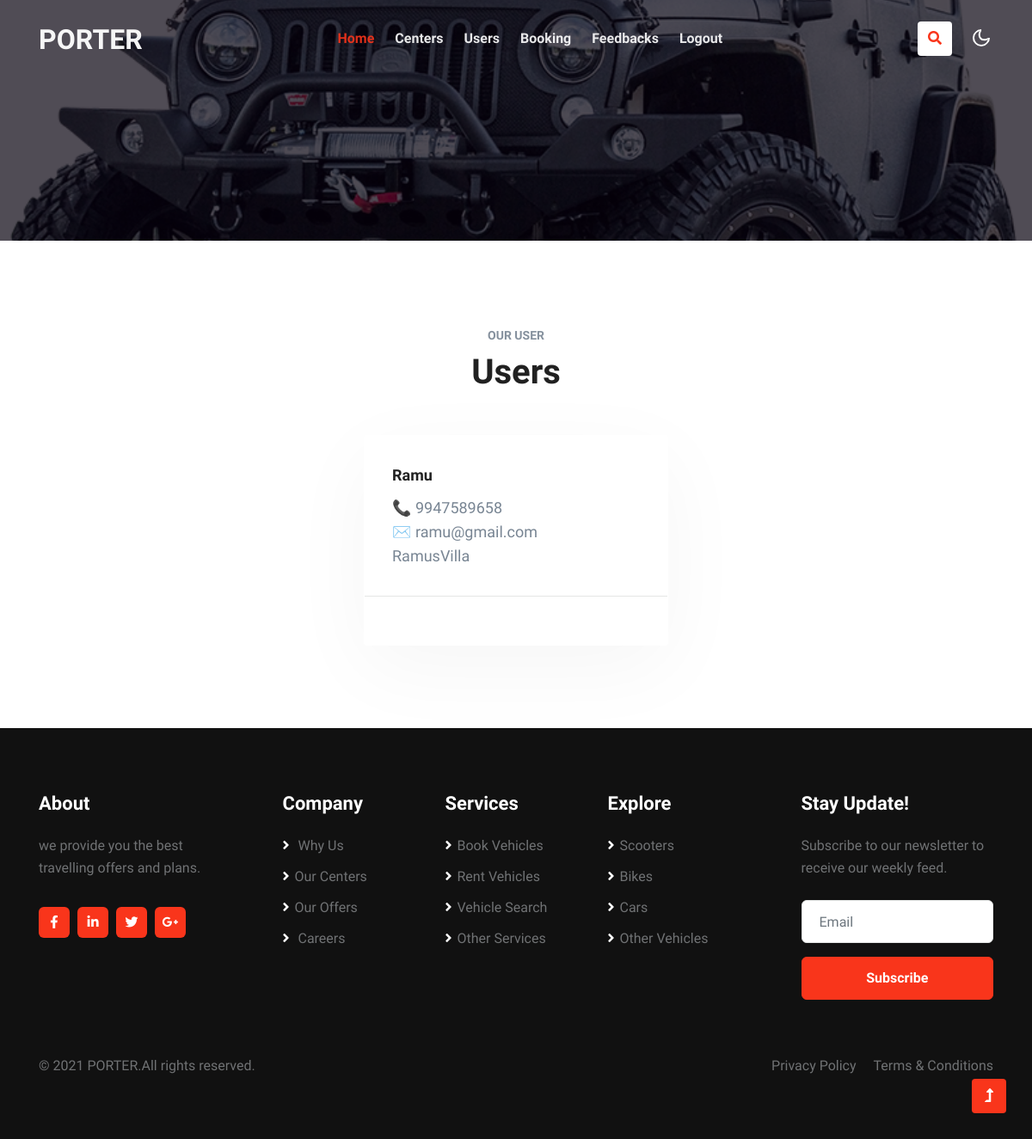
Page /port/ADMIN/ViewUsers.php on the committed database.
### tables this page shows
CREATE TABLE IF NOT EXISTS `user` (
  `uid` int NOT NULL AUTO_INCREMENT,
  `uname` varchar(40) NOT NULL,
  `uemail` varchar(40) NOT NULL,
  `uaddress` varchar(40) NOT NULL,
  `uphoneno` varchar(40) NOT NULL,
  PRIMARY KEY (`uid`)
);

### port/ADMIN/ViewUsers.php (the view, shortened to what this page needs)
<?php
include 'adminheader.php';
include '../CONNECTION/DbConnection.php';
?>
<section class="w3l-blog">
    <div class="blog py-5" id="Newsblog">
        <div class="container py-lg-5 py-md-4 py-2">
            <div class="title-content text-center mb-lg-3 mb-4">
                <h6 class="title-subw3hny mb-1">Our User</h6>
                <h3 class="title-w3l mb-5">Users <br></h3>
            </div>
            <div class="row justify-content-center">
                <?php
                $res = mysqli_query($conn, "SELECT * FROM `user`");
                while ($rs = mysqli_fetch_array($res)) {
                ?>
                    <div class="col-lg-4 col-md-6 item">
                        <div class="card">
                            <div class="card-body blog-details">
                                <a href="#blog" class="blog-desc"><?php echo $rs['uname'] ?></a>
                                <p>📞 <?php echo $rs['uphoneno'] ?></p>
                                <p>✉️ <?php echo $rs['uemail'] ?></p>
                                <p> <?php echo $rs['uaddress'] ?></p>
                            </div>
                            <div class="card-footer">
                                <div class="author align-items-center">
                                    <a href="#author" class="post-author">
                                    </a>
                                    <ul class="blog-meta">
                                    </ul>
                                </div>
                            </div>
                        </div>
                    </div>
                <?php
                }
                ?>
            </div>
        </div>
    </div>
</section>
<?php
include '../COMMON/commonfooter.php';
?>

### rows in the picture
user: uname "Ramu", uphoneno "9947589658", uemail "ramu@gmail.com", uaddress "RamusVilla"
